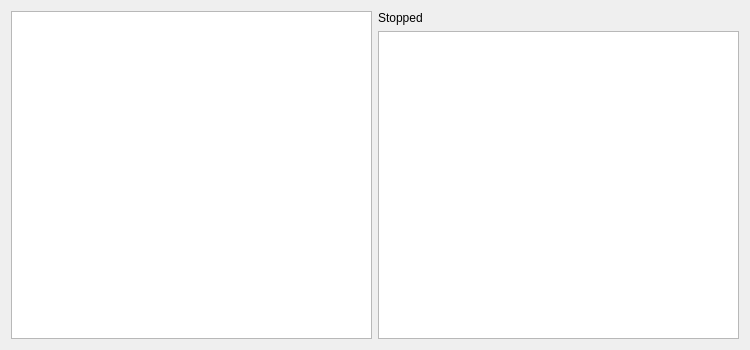
<?xml version="1.0" encoding="UTF-8"?>
<ui version="4.0">
 <class>MainWindow</class>
 <widget class="QWidget" name="MainWindow">
  <property name="geometry">
   <rect>
    <x>0</x>
    <y>0</y>
    <width>750</width>
    <height>350</height>
   </rect>
  </property>
  <property name="windowTitle">
   <string>Form</string>
  </property>
  <layout class="QGridLayout" name="gridLayout">
   <item row="0" column="0" rowspan="2">
    <widget class="QListView" name="mediaListView"/>
   </item>
   <item row="0" column="1">
    <widget class="QLabel" name="statusLabel">
     <property name="text">
      <string>Stopped</string>
     </property>
    </widget>
   </item>
   <item row="1" column="1">
    <widget class="QPlainTextEdit" name="logText"/>
   </item>
  </layout>
 </widget>
 <resources/>
 <connections/>
</ui>
